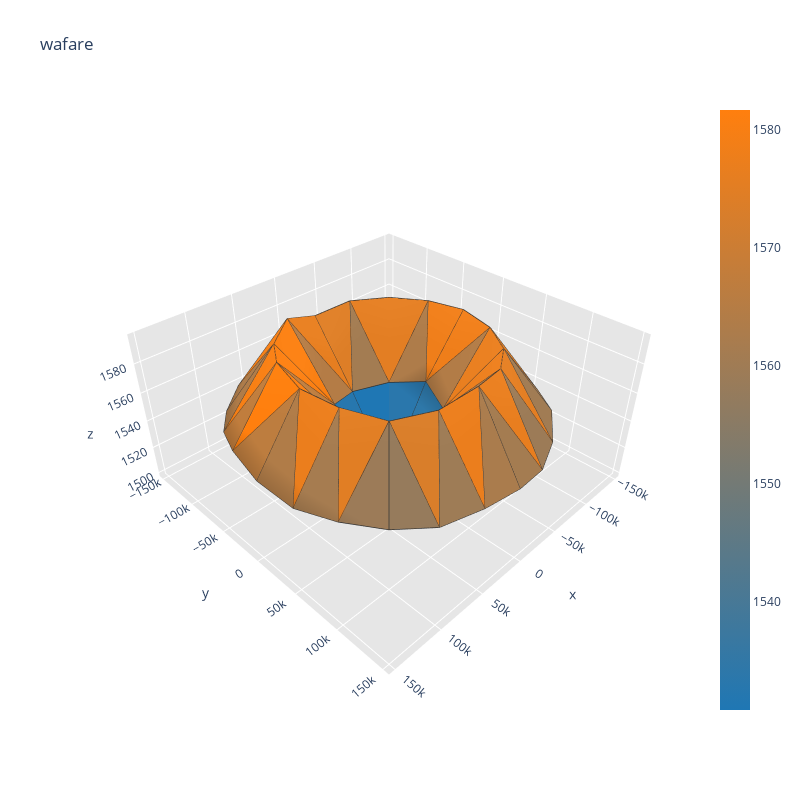
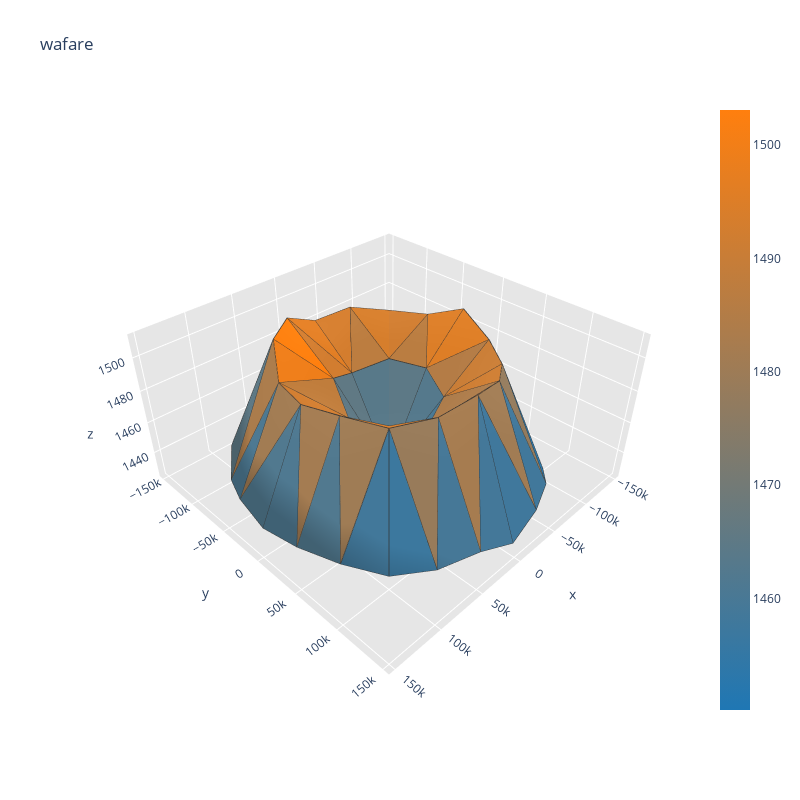
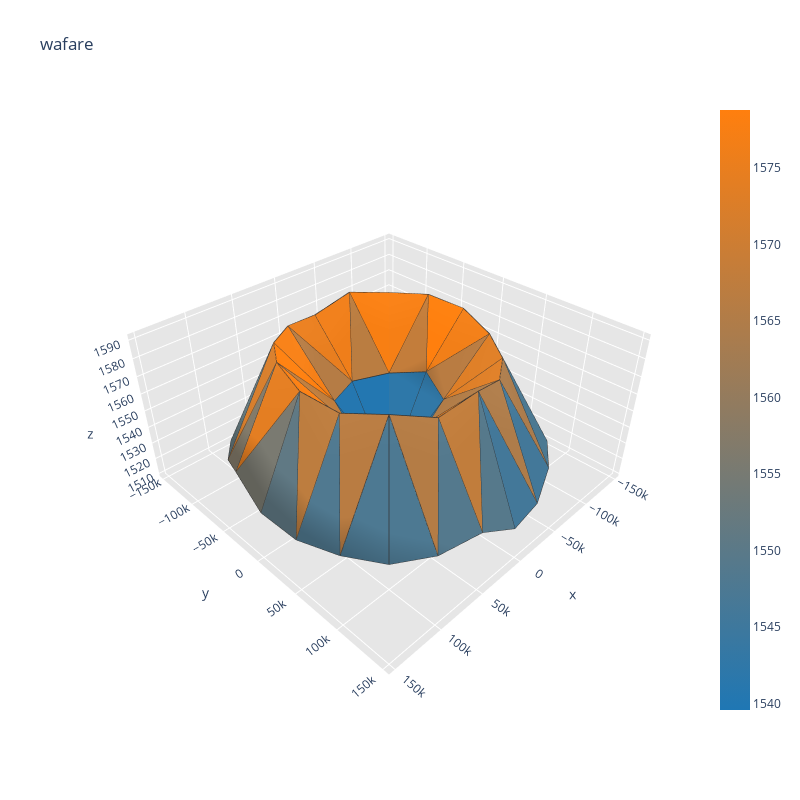
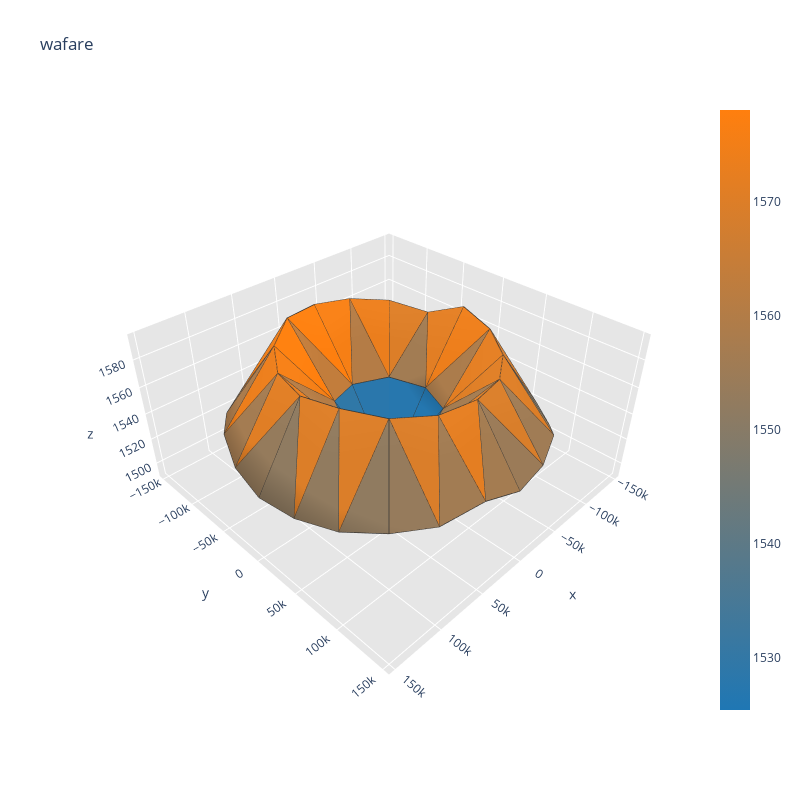

Notebook source saved alongside these figures, in order:
### Code cell
# latent_points, labels, _ = generate_latent_points(latent_dim, 1)
visualize_sample(0)
visualize_sample(1)
visualize_sample(3)
visualize_sample(4)

### Figure 1 — Plotly figure (JSON) as saved in the notebook; plotly's stock layout.template omitted (floating-point values rounded to 4 significant figures; data arrays with more than 128 entries replaced by an {"elided": "..."} marker saying what was removed)
{"data": [{"facecolor": ["rgb(157, 123, 87)", "rgb(143, 123, 97)", "rgb(176, 124, 72)", "rgb(152, 123, 91)", "rgb(189, 125, 63)", "rgb(236, 126, 28)", "rgb(146, 123, 95)", "rgb(216, 126, 43)", "rgb(41, 119, 173)", "rgb(235, 126, 29)", "rgb(249, 127, 18)", "rgb(235, 126, 29)", "rgb(176, 124, 72)", "rgb(221, 126, 39)", "rgb(255, 127, 14)", "rgb(250, 127, 18)", "rgb(220, 126, 40)", "rgb(232, 126, 31)", "rgb(227, 126, 35)", "rgb(227, 126, 35)", "rgb(41, 119, 172)", "rgb(229, 126, 33)", "rgb(227, 126, 35)", "rgb(173, 124, 75)", "rgb(230, 126, 32)", "rgb(180, 124, 70)", "rgb(221, 126, 39)", "rgb(163, 124, 82)", "rgb(39, 119, 174)", "rgb(31, 119, 180)", "rgb(135, 123, 103)", "rgb(211, 125, 47)", "rgb(133, 123, 105)", "rgb(162, 124, 83)", "rgb(226, 126, 35)", "rgb(148, 123, 93)", "rgb(249, 127, 18)", "rgb(189, 125, 63)", "rgb(242, 127, 24)", "rgb(178, 124, 71)", "rgb(47, 120, 168)", "rgb(43, 119, 171)", "rgb(181, 124, 69)", "rgb(245, 127, 22)", "rgb(173, 124, 75)", "rgb(192, 125, 61)", "rgb(247, 127, 20)", "rgb(175, 124, 73)", "rgb(239, 126, 26)", "rgb(178, 124, 71)", "rgb(239, 126, 26)", "rgb(174, 124, 74)", "rgb(46, 120, 169)", "rgb(42, 119, 172)", "rgb(156, 123, 87)", "rgb(227, 126, 35)", "rgb(161, 124, 84)", "rgb(152, 123, 90)", "rgb(225, 126, 36)", "rgb(163, 124, 82)", "rgb(244, 127, 22)", "rgb(240, 126, 25)", "rgb(164, 124, 81)", "rgb(232, 126, 31)", "rgb(170, 124, 77)", "rgb(235, 126, 29)", "rgb(166, 124, 80)", "rgb(225, 126, 36)", "rgb(156, 123, 88)", "rgb(158, 124, 86)", "rgb(217, 126, 42)", "rgb(150, 123, 92)"], "i": [38, 32, 44, 17, 22, 18, 13, 14, 2, 19, 6, 3, 10, 16, 21, 21, 12, 12, 4, 16, 8, 8, 24, 8, 18, 6, 5, 5, 5, 4, 33, 14, 33, 16, 35, 34, 7, 21, 19, 8, 6, 7, 39, 18, 39, 21, 41, 40, 0, 12, 14, 4, 3, 0, 27, 10, 27, 12, 29, 28, 9, 24, 26, 10, 9, 9, 45, 19, 45, 24, 47, 46], "j": [17, 13, 22, 36, 42, 17, 30, 13, 3, 22, 18, 10, 3, 36, 42, 6, 30, 3, 14, 4, 2, 19, 8, 24, 5, 5, 16, 4, 6, 5, 14, 33, 34, 35, 16, 35, 21, 7, 7, 7, 7, 8, 18, 39, 40, 41, 21, 41, 12, 0, 0, 0, 0, 4, 10, 27, 28, 29, 12, 29, 10, 9, 9, 9, 48, 24, 19, 45, 46, 47, 24, 47], "k": [37, 31, 43, 37, 43, 38, 31, 32, 1, 44, 20, 11, 2, 17, 22, 20, 13, 11, 15, 15, 1, 23, 23, 2, 17, 18, 17, 16, 1, 1, 32, 15, 15, 36, 15, 15, 22, 6, 22, 19, 1, 1, 38, 20, 20, 42, 20, 20, 13, 3, 13, 14, 1, 1, 26, 11, 11, 30, 11, 11, 2, 2, 25, 26, 25, 48, 44, 23, 23, 48, 23, 23], "name": "", "type": "mesh3d", "x": [-49000, 0, 3e-12, -34650.0, -34650.0, -9.001e-12, 34650.0, 49000, 34650.0, 6.001e-12, -37503, -69300.0, -90540.0, -98000, -90540.0, -69300.0, -37503, -1.8e-11, 37503, 90540.0, 69300.0, 90540.0, 98000, 69300.0, 37503, 9.001e-12, -38050.0, -73500, -103945, -127306, -141991, -147000, -141991, -127306, -103945, -73500, -38050.0, -2.7e-11, 38050.0, 73500, 103945, 127306, 141991, 147000, 141991, 127306, 103945, 73500, 38050.0], "y": [6.001e-12, 0, 49000, 34650.0, -34650.0, -49000, -34650.0, -1.2e-11, 34650.0, 98000, 90540.0, 69300.0, 37503, 1.2e-11, -37503, -69300.0, -90540.0, -98000, -90540.0, 37503, -69300.0, -37503, -2.4e-11, 69300.0, 90540.0, 147000, 141991, 127306, 103945, 73500, 38050.0, 1.8e-11, -38050.0, -73500, -103945, -127306, -141991, -147000, -141991, -127306, -103945, -73500, -38050.0, -3.6e-11, 38050.0, 73500, 103945, 127306, 141991], "z": [1553.0, 1500.0, 1550.0, 1549.0, 1547.0, 1546.0, 1552.0, 1551.0, 1549.0, 1595.0, 1592.0, 1590.0, 1590.0, 1591.0, 1590.0, 1590.0, 1590.0, 1587.0, 1596.0, 1591.0, 1593.0, 1596.0, 1593.0, 1587.0, 1590.0, 1546.0, 1542.0, 1543.0, 1548.0, 1545.0, 1540.0, 1540.0, 1538.0, 1536.0, 1537.0, 1546.0, 1546.0, 1542.0, 1550.0, 1549.0, 1547.0, 1551.0, 1555.0, 1551.0, 1547.0, 1546.0, 1544.0, 1543.0, 1546.0]}, {"line": {"color": "rgb(50, 50, 50)", "width": 1.5}, "mode": "lines", "showlegend": false, "type": "scatter3d", "x": {"elided": "360 float values"}, "y": {"elided": "360 float values"}, "z": {"elided": "360 float values"}}, {"hoverinfo": "none", "marker": {"color": [1531.0, 1582.0], "colorscale": [[0, "rgb(31, 119, 180)"], [1, "rgb(255, 127, 14)"]], "showscale": true, "size": 0.1}, "mode": "markers", "showlegend": false, "type": "scatter3d", "x": [-49000], "y": [6.001e-12], "z": [1553.0]}], "layout": {"height": 800, "scene": {"aspectratio": {"x": 1, "y": 1, "z": 0.5}, "xaxis": {"backgroundcolor": "rgb(230, 230, 230)", "gridcolor": "rgb(255, 255, 255)", "showbackground": true, "zerolinecolor": "rgb(255, 255, 255)"}, "yaxis": {"backgroundcolor": "rgb(230, 230, 230)", "gridcolor": "rgb(255, 255, 255)", "showbackground": true, "zerolinecolor": "rgb(255, 255, 255)"}, "zaxis": {"backgroundcolor": "rgb(230, 230, 230)", "gridcolor": "rgb(255, 255, 255)", "showbackground": true, "zerolinecolor": "rgb(255, 255, 255)"}}, "title": {"text": "wafare"}, "width": 800}}

### Figure 2 — Plotly figure (JSON) as saved in the notebook; plotly's stock layout.template omitted (floating-point values rounded to 4 significant figures; data arrays with more than 128 entries replaced by an {"elided": "..."} marker saying what was removed)
{"data": [{"facecolor": ["rgb(74, 121, 148)", "rgb(49, 120, 167)", "rgb(79, 121, 145)", "rgb(45, 120, 169)", "rgb(81, 121, 143)", "rgb(186, 125, 65)", "rgb(56, 120, 162)", "rgb(143, 123, 97)", "rgb(74, 121, 148)", "rgb(164, 124, 82)", "rgb(255, 127, 14)", "rgb(205, 125, 51)", "rgb(173, 124, 75)", "rgb(144, 123, 96)", "rgb(162, 124, 83)", "rgb(239, 126, 26)", "rgb(151, 123, 91)", "rgb(201, 125, 54)", "rgb(208, 125, 49)", "rgb(214, 126, 44)", "rgb(77, 121, 146)", "rgb(213, 125, 45)", "rgb(212, 125, 46)", "rgb(177, 124, 72)", "rgb(226, 126, 36)", "rgb(210, 125, 48)", "rgb(212, 125, 46)", "rgb(188, 125, 64)", "rgb(96, 121, 132)", "rgb(88, 121, 137)", "rgb(31, 119, 180)", "rgb(130, 123, 107)", "rgb(33, 119, 179)", "rgb(40, 119, 173)", "rgb(134, 123, 104)", "rgb(31, 119, 180)", "rgb(209, 125, 48)", "rgb(192, 125, 60)", "rgb(213, 125, 45)", "rgb(183, 124, 67)", "rgb(95, 121, 133)", "rgb(82, 121, 142)", "rgb(114, 122, 118)", "rgb(199, 125, 56)", "rgb(106, 122, 124)", "rgb(77, 121, 146)", "rgb(171, 124, 76)", "rgb(94, 121, 133)", "rgb(222, 126, 38)", "rgb(180, 124, 70)", "rgb(220, 126, 40)", "rgb(186, 125, 65)", "rgb(85, 121, 140)", "rgb(93, 121, 134)", "rgb(65, 120, 155)", "rgb(148, 123, 93)", "rgb(47, 120, 168)", "rgb(44, 119, 170)", "rgb(136, 123, 102)", "rgb(39, 119, 174)", "rgb(213, 125, 45)", "rgb(214, 126, 45)", "rgb(64, 120, 156)", "rgb(161, 124, 84)", "rgb(68, 120, 153)", "rgb(166, 124, 80)", "rgb(81, 121, 143)", "rgb(159, 124, 85)", "rgb(66, 120, 154)", "rgb(70, 120, 151)", "rgb(152, 123, 90)", "rgb(60, 120, 158)"], "i": [38, 32, 44, 17, 22, 18, 13, 14, 2, 19, 6, 3, 10, 16, 21, 21, 12, 12, 4, 16, 8, 8, 24, 8, 18, 6, 5, 5, 5, 4, 33, 14, 33, 16, 35, 34, 7, 21, 19, 8, 6, 7, 39, 18, 39, 21, 41, 40, 0, 12, 14, 4, 3, 0, 27, 10, 27, 12, 29, 28, 9, 24, 26, 10, 9, 9, 45, 19, 45, 24, 47, 46], "j": [17, 13, 22, 36, 42, 17, 30, 13, 3, 22, 18, 10, 3, 36, 42, 6, 30, 3, 14, 4, 2, 19, 8, 24, 5, 5, 16, 4, 6, 5, 14, 33, 34, 35, 16, 35, 21, 7, 7, 7, 7, 8, 18, 39, 40, 41, 21, 41, 12, 0, 0, 0, 0, 4, 10, 27, 28, 29, 12, 29, 10, 9, 9, 9, 48, 24, 19, 45, 46, 47, 24, 47], "k": [37, 31, 43, 37, 43, 38, 31, 32, 1, 44, 20, 11, 2, 17, 22, 20, 13, 11, 15, 15, 1, 23, 23, 2, 17, 18, 17, 16, 1, 1, 32, 15, 15, 36, 15, 15, 22, 6, 22, 19, 1, 1, 38, 20, 20, 42, 20, 20, 13, 3, 13, 14, 1, 1, 26, 11, 11, 30, 11, 11, 2, 2, 25, 26, 25, 48, 44, 23, 23, 48, 23, 23], "name": "", "type": "mesh3d", "x": [-49000, 0, 3e-12, -34650.0, -34650.0, -9.001e-12, 34650.0, 49000, 34650.0, 6.001e-12, -37503, -69300.0, -90540.0, -98000, -90540.0, -69300.0, -37503, -1.8e-11, 37503, 90540.0, 69300.0, 90540.0, 98000, 69300.0, 37503, 9.001e-12, -38050.0, -73500, -103945, -127306, -141991, -147000, -141991, -127306, -103945, -73500, -38050.0, -2.7e-11, 38050.0, 73500, 103945, 127306, 141991, 147000, 141991, 127306, 103945, 73500, 38050.0], "y": [6.001e-12, 0, 49000, 34650.0, -34650.0, -49000, -34650.0, -1.2e-11, 34650.0, 98000, 90540.0, 69300.0, 37503, 1.2e-11, -37503, -69300.0, -90540.0, -98000, -90540.0, 37503, -69300.0, -37503, -2.4e-11, 69300.0, 90540.0, 147000, 141991, 127306, 103945, 73500, 38050.0, 1.8e-11, -38050.0, -73500, -103945, -127306, -141991, -147000, -141991, -127306, -103945, -73500, -38050.0, -3.6e-11, 38050.0, 73500, 103945, 127306, 141991], "z": [1482.0, 1430.0, 1474.0, 1477.0, 1482.0, 1478.0, 1488.0, 1478.0, 1479.0, 1505.0, 1500.0, 1496.0, 1498.0, 1506.0, 1497.0, 1497.0, 1501.0, 1499.0, 1511.0, 1502.0, 1511.0, 1499.0, 1500.0, 1498.0, 1501.0, 1432.0, 1437.0, 1437.0, 1429.0, 1431.0, 1431.0, 1430.0, 1427.0, 1427.0, 1428.0, 1426.0, 1430.0, 1431.0, 1451.0, 1448.0, 1445.0, 1439.0, 1444.0, 1442.0, 1443.0, 1441.0, 1436.0, 1437.0, 1440.0]}, {"line": {"color": "rgb(50, 50, 50)", "width": 1.5}, "mode": "lines", "showlegend": false, "type": "scatter3d", "x": {"elided": "360 float values"}, "y": {"elided": "360 float values"}, "z": {"elided": "360 float values"}}, {"hoverinfo": "none", "marker": {"color": [1450.0, 1503.0], "colorscale": [[0, "rgb(31, 119, 180)"], [1, "rgb(255, 127, 14)"]], "showscale": true, "size": 0.1}, "mode": "markers", "showlegend": false, "type": "scatter3d", "x": [-49000], "y": [6.001e-12], "z": [1482.0]}], "layout": {"height": 800, "scene": {"aspectratio": {"x": 1, "y": 1, "z": 0.5}, "xaxis": {"backgroundcolor": "rgb(230, 230, 230)", "gridcolor": "rgb(255, 255, 255)", "showbackground": true, "zerolinecolor": "rgb(255, 255, 255)"}, "yaxis": {"backgroundcolor": "rgb(230, 230, 230)", "gridcolor": "rgb(255, 255, 255)", "showbackground": true, "zerolinecolor": "rgb(255, 255, 255)"}, "zaxis": {"backgroundcolor": "rgb(230, 230, 230)", "gridcolor": "rgb(255, 255, 255)", "showbackground": true, "zerolinecolor": "rgb(255, 255, 255)"}}, "title": {"text": "wafare"}, "width": 800}}

### Figure 3 — Plotly figure (JSON) as saved in the notebook; plotly's stock layout.template omitted (floating-point values rounded to 4 significant figures; data arrays with more than 128 entries replaced by an {"elided": "..."} marker saying what was removed)
{"data": [{"facecolor": ["rgb(71, 120, 151)", "rgb(62, 120, 157)", "rgb(96, 121, 132)", "rgb(64, 120, 156)", "rgb(122, 122, 113)", "rgb(188, 125, 64)", "rgb(64, 120, 155)", "rgb(185, 125, 66)", "rgb(42, 119, 172)", "rgb(189, 125, 63)", "rgb(245, 127, 22)", "rgb(221, 126, 39)", "rgb(177, 124, 71)", "rgb(189, 125, 63)", "rgb(228, 126, 34)", "rgb(253, 127, 15)", "rgb(175, 124, 73)", "rgb(222, 126, 38)", "rgb(246, 127, 21)", "rgb(248, 127, 19)", "rgb(34, 119, 178)", "rgb(229, 126, 34)", "rgb(224, 126, 37)", "rgb(170, 124, 77)", "rgb(232, 126, 31)", "rgb(181, 124, 69)", "rgb(239, 126, 26)", "rgb(186, 125, 65)", "rgb(37, 119, 176)", "rgb(35, 119, 177)", "rgb(65, 120, 155)", "rgb(186, 125, 65)", "rgb(63, 120, 156)", "rgb(92, 121, 135)", "rgb(205, 125, 51)", "rgb(80, 121, 144)", "rgb(249, 127, 19)", "rgb(190, 125, 62)", "rgb(236, 126, 28)", "rgb(171, 124, 77)", "rgb(38, 119, 175)", "rgb(31, 119, 180)", "rgb(91, 121, 135)", "rgb(199, 125, 55)", "rgb(95, 121, 132)", "rgb(131, 123, 106)", "rgb(215, 126, 44)", "rgb(102, 122, 127)", "rgb(242, 127, 24)", "rgb(185, 124, 66)", "rgb(255, 127, 14)", "rgb(195, 125, 59)", "rgb(49, 120, 167)", "rgb(46, 120, 169)", "rgb(67, 120, 153)", "rgb(172, 124, 76)", "rgb(76, 121, 146)", "rgb(62, 120, 157)", "rgb(166, 124, 80)", "rgb(70, 120, 151)", "rgb(235, 126, 29)", "rgb(235, 126, 29)", "rgb(67, 120, 153)", "rgb(174, 124, 74)", "rgb(86, 121, 139)", "rgb(193, 125, 60)", "rgb(80, 121, 144)", "rgb(185, 124, 66)", "rgb(77, 121, 146)", "rgb(84, 121, 141)", "rgb(180, 124, 69)", "rgb(77, 121, 146)"], "i": [38, 32, 44, 17, 22, 18, 13, 14, 2, 19, 6, 3, 10, 16, 21, 21, 12, 12, 4, 16, 8, 8, 24, 8, 18, 6, 5, 5, 5, 4, 33, 14, 33, 16, 35, 34, 7, 21, 19, 8, 6, 7, 39, 18, 39, 21, 41, 40, 0, 12, 14, 4, 3, 0, 27, 10, 27, 12, 29, 28, 9, 24, 26, 10, 9, 9, 45, 19, 45, 24, 47, 46], "j": [17, 13, 22, 36, 42, 17, 30, 13, 3, 22, 18, 10, 3, 36, 42, 6, 30, 3, 14, 4, 2, 19, 8, 24, 5, 5, 16, 4, 6, 5, 14, 33, 34, 35, 16, 35, 21, 7, 7, 7, 7, 8, 18, 39, 40, 41, 21, 41, 12, 0, 0, 0, 0, 4, 10, 27, 28, 29, 12, 29, 10, 9, 9, 9, 48, 24, 19, 45, 46, 47, 24, 47], "k": [37, 31, 43, 37, 43, 38, 31, 32, 1, 44, 20, 11, 2, 17, 22, 20, 13, 11, 15, 15, 1, 23, 23, 2, 17, 18, 17, 16, 1, 1, 32, 15, 15, 36, 15, 15, 22, 6, 22, 19, 1, 1, 38, 20, 20, 42, 20, 20, 13, 3, 13, 14, 1, 1, 26, 11, 11, 30, 11, 11, 2, 2, 25, 26, 25, 48, 44, 23, 23, 48, 23, 23], "name": "", "type": "mesh3d", "x": [-49000, 0, 3e-12, -34650.0, -34650.0, -9.001e-12, 34650.0, 49000, 34650.0, 6.001e-12, -37503, -69300.0, -90540.0, -98000, -90540.0, -69300.0, -37503, -1.8e-11, 37503, 90540.0, 69300.0, 90540.0, 98000, 69300.0, 37503, 9.001e-12, -38050.0, -73500, -103945, -127306, -141991, -147000, -141991, -127306, -103945, -73500, -38050.0, -2.7e-11, 38050.0, 73500, 103945, 127306, 141991, 147000, 141991, 127306, 103945, 73500, 38050.0], "y": [6.001e-12, 0, 49000, 34650.0, -34650.0, -49000, -34650.0, -1.2e-11, 34650.0, 98000, 90540.0, 69300.0, 37503, 1.2e-11, -37503, -69300.0, -90540.0, -98000, -90540.0, 37503, -69300.0, -37503, -2.4e-11, 69300.0, 90540.0, 147000, 141991, 127306, 103945, 73500, 38050.0, 1.8e-11, -38050.0, -73500, -103945, -127306, -141991, -147000, -141991, -127306, -103945, -73500, -38050.0, -3.6e-11, 38050.0, 73500, 103945, 127306, 141991], "z": [1561.0, 1511.0, 1557.0, 1557.0, 1555.0, 1555.0, 1556.0, 1556.0, 1553.0, 1587.0, 1581.0, 1580.0, 1582.0, 1587.0, 1589.0, 1588.0, 1590.0, 1583.0, 1586.0, 1584.0, 1589.0, 1591.0, 1587.0, 1586.0, 1582.0, 1525.0, 1525.0, 1531.0, 1531.0, 1527.0, 1526.0, 1524.0, 1524.0, 1523.0, 1524.0, 1532.0, 1528.0, 1525.0, 1532.0, 1532.0, 1532.0, 1536.0, 1545.0, 1535.0, 1531.0, 1530.0, 1527.0, 1530.0, 1535.0]}, {"line": {"color": "rgb(50, 50, 50)", "width": 1.5}, "mode": "lines", "showlegend": false, "type": "scatter3d", "x": {"elided": "360 float values"}, "y": {"elided": "360 float values"}, "z": {"elided": "360 float values"}}, {"hoverinfo": "none", "marker": {"color": [1540.0, 1579.0], "colorscale": [[0, "rgb(31, 119, 180)"], [1, "rgb(255, 127, 14)"]], "showscale": true, "size": 0.1}, "mode": "markers", "showlegend": false, "type": "scatter3d", "x": [-49000], "y": [6.001e-12], "z": [1561.0]}], "layout": {"height": 800, "scene": {"aspectratio": {"x": 1, "y": 1, "z": 0.5}, "xaxis": {"backgroundcolor": "rgb(230, 230, 230)", "gridcolor": "rgb(255, 255, 255)", "showbackground": true, "zerolinecolor": "rgb(255, 255, 255)"}, "yaxis": {"backgroundcolor": "rgb(230, 230, 230)", "gridcolor": "rgb(255, 255, 255)", "showbackground": true, "zerolinecolor": "rgb(255, 255, 255)"}, "zaxis": {"backgroundcolor": "rgb(230, 230, 230)", "gridcolor": "rgb(255, 255, 255)", "showbackground": true, "zerolinecolor": "rgb(255, 255, 255)"}}, "title": {"text": "wafare"}, "width": 800}}

### Figure 4 — Plotly figure (JSON) as saved in the notebook; plotly's stock layout.template omitted (floating-point values rounded to 4 significant figures; data arrays with more than 128 entries replaced by an {"elided": "..."} marker saying what was removed)
{"data": [{"facecolor": ["rgb(139, 123, 100)", "rgb(149, 123, 92)", "rgb(143, 123, 97)", "rgb(131, 123, 106)", "rgb(149, 123, 92)", "rgb(237, 126, 27)", "rgb(135, 123, 103)", "rgb(217, 126, 42)", "rgb(35, 119, 177)", "rgb(220, 126, 40)", "rgb(255, 127, 14)", "rgb(222, 126, 38)", "rgb(164, 124, 81)", "rgb(221, 126, 39)", "rgb(224, 126, 37)", "rgb(245, 127, 22)", "rgb(214, 126, 45)", "rgb(227, 126, 35)", "rgb(220, 126, 40)", "rgb(235, 126, 29)", "rgb(31, 119, 180)", "rgb(230, 126, 33)", "rgb(223, 126, 38)", "rgb(162, 124, 83)", "rgb(254, 127, 15)", "rgb(194, 125, 60)", "rgb(246, 127, 21)", "rgb(180, 124, 70)", "rgb(48, 120, 167)", "rgb(42, 119, 172)", "rgb(143, 123, 97)", "rgb(209, 125, 48)", "rgb(151, 123, 91)", "rgb(128, 122, 108)", "rgb(208, 125, 49)", "rgb(135, 123, 103)", "rgb(233, 126, 30)", "rgb(181, 124, 69)", "rgb(236, 126, 28)", "rgb(172, 124, 76)", "rgb(46, 120, 169)", "rgb(34, 119, 177)", "rgb(160, 124, 84)", "rgb(238, 126, 26)", "rgb(162, 124, 83)", "rgb(164, 124, 82)", "rgb(236, 126, 28)", "rgb(171, 124, 77)", "rgb(237, 126, 27)", "rgb(171, 124, 76)", "rgb(226, 126, 36)", "rgb(162, 124, 83)", "rgb(36, 119, 176)", "rgb(39, 119, 174)", "rgb(160, 124, 85)", "rgb(221, 126, 39)", "rgb(147, 123, 94)", "rgb(127, 122, 109)", "rgb(207, 125, 50)", "rgb(128, 122, 108)", "rgb(221, 126, 39)", "rgb(222, 126, 38)", "rgb(155, 123, 88)", "rgb(217, 126, 42)", "rgb(164, 124, 81)", "rgb(228, 126, 34)", "rgb(145, 123, 95)", "rgb(219, 126, 41)", "rgb(144, 123, 96)", "rgb(162, 124, 83)", "rgb(218, 126, 42)", "rgb(150, 123, 92)"], "i": [38, 32, 44, 17, 22, 18, 13, 14, 2, 19, 6, 3, 10, 16, 21, 21, 12, 12, 4, 16, 8, 8, 24, 8, 18, 6, 5, 5, 5, 4, 33, 14, 33, 16, 35, 34, 7, 21, 19, 8, 6, 7, 39, 18, 39, 21, 41, 40, 0, 12, 14, 4, 3, 0, 27, 10, 27, 12, 29, 28, 9, 24, 26, 10, 9, 9, 45, 19, 45, 24, 47, 46], "j": [17, 13, 22, 36, 42, 17, 30, 13, 3, 22, 18, 10, 3, 36, 42, 6, 30, 3, 14, 4, 2, 19, 8, 24, 5, 5, 16, 4, 6, 5, 14, 33, 34, 35, 16, 35, 21, 7, 7, 7, 7, 8, 18, 39, 40, 41, 21, 41, 12, 0, 0, 0, 0, 4, 10, 27, 28, 29, 12, 29, 10, 9, 9, 9, 48, 24, 19, 45, 46, 47, 24, 47], "k": [37, 31, 43, 37, 43, 38, 31, 32, 1, 44, 20, 11, 2, 17, 22, 20, 13, 11, 15, 15, 1, 23, 23, 2, 17, 18, 17, 16, 1, 1, 32, 15, 15, 36, 15, 15, 22, 6, 22, 19, 1, 1, 38, 20, 20, 42, 20, 20, 13, 3, 13, 14, 1, 1, 26, 11, 11, 30, 11, 11, 2, 2, 25, 26, 25, 48, 44, 23, 23, 48, 23, 23], "name": "", "type": "mesh3d", "x": [-49000, 0, 3e-12, -34650.0, -34650.0, -9.001e-12, 34650.0, 49000, 34650.0, 6.001e-12, -37503, -69300.0, -90540.0, -98000, -90540.0, -69300.0, -37503, -1.8e-11, 37503, 90540.0, 69300.0, 90540.0, 98000, 69300.0, 37503, 9.001e-12, -38050.0, -73500, -103945, -127306, -141991, -147000, -141991, -127306, -103945, -73500, -38050.0, -2.7e-11, 38050.0, 73500, 103945, 127306, 141991, 147000, 141991, 127306, 103945, 73500, 38050.0], "y": [6.001e-12, 0, 49000, 34650.0, -34650.0, -49000, -34650.0, -1.2e-11, 34650.0, 98000, 90540.0, 69300.0, 37503, 1.2e-11, -37503, -69300.0, -90540.0, -98000, -90540.0, 37503, -69300.0, -37503, -2.4e-11, 69300.0, 90540.0, 147000, 141991, 127306, 103945, 73500, 38050.0, 1.8e-11, -38050.0, -73500, -103945, -127306, -141991, -147000, -141991, -127306, -103945, -73500, -38050.0, -3.6e-11, 38050.0, 73500, 103945, 127306, 141991], "z": [1544.0, 1492.0, 1543.0, 1544.0, 1546.0, 1546.0, 1550.0, 1545.0, 1542.0, 1584.0, 1583.0, 1584.0, 1587.0, 1591.0, 1579.0, 1585.0, 1589.0, 1592.0, 1594.0, 1589.0, 1590.0, 1587.0, 1587.0, 1586.0, 1584.0, 1539.0, 1540.0, 1543.0, 1531.0, 1530.0, 1528.0, 1531.0, 1538.0, 1538.0, 1538.0, 1527.0, 1529.0, 1525.0, 1535.0, 1538.0, 1541.0, 1544.0, 1539.0, 1535.0, 1534.0, 1534.0, 1536.0, 1538.0, 1546.0]}, {"line": {"color": "rgb(50, 50, 50)", "width": 1.5}, "mode": "lines", "showlegend": false, "type": "scatter3d", "x": {"elided": "360 float values"}, "y": {"elided": "360 float values"}, "z": {"elided": "360 float values"}}, {"hoverinfo": "none", "marker": {"color": [1525.0, 1578.0], "colorscale": [[0, "rgb(31, 119, 180)"], [1, "rgb(255, 127, 14)"]], "showscale": true, "size": 0.1}, "mode": "markers", "showlegend": false, "type": "scatter3d", "x": [-49000], "y": [6.001e-12], "z": [1544.0]}], "layout": {"height": 800, "scene": {"aspectratio": {"x": 1, "y": 1, "z": 0.5}, "xaxis": {"backgroundcolor": "rgb(230, 230, 230)", "gridcolor": "rgb(255, 255, 255)", "showbackground": true, "zerolinecolor": "rgb(255, 255, 255)"}, "yaxis": {"backgroundcolor": "rgb(230, 230, 230)", "gridcolor": "rgb(255, 255, 255)", "showbackground": true, "zerolinecolor": "rgb(255, 255, 255)"}, "zaxis": {"backgroundcolor": "rgb(230, 230, 230)", "gridcolor": "rgb(255, 255, 255)", "showbackground": true, "zerolinecolor": "rgb(255, 255, 255)"}}, "title": {"text": "wafare"}, "width": 800}}
